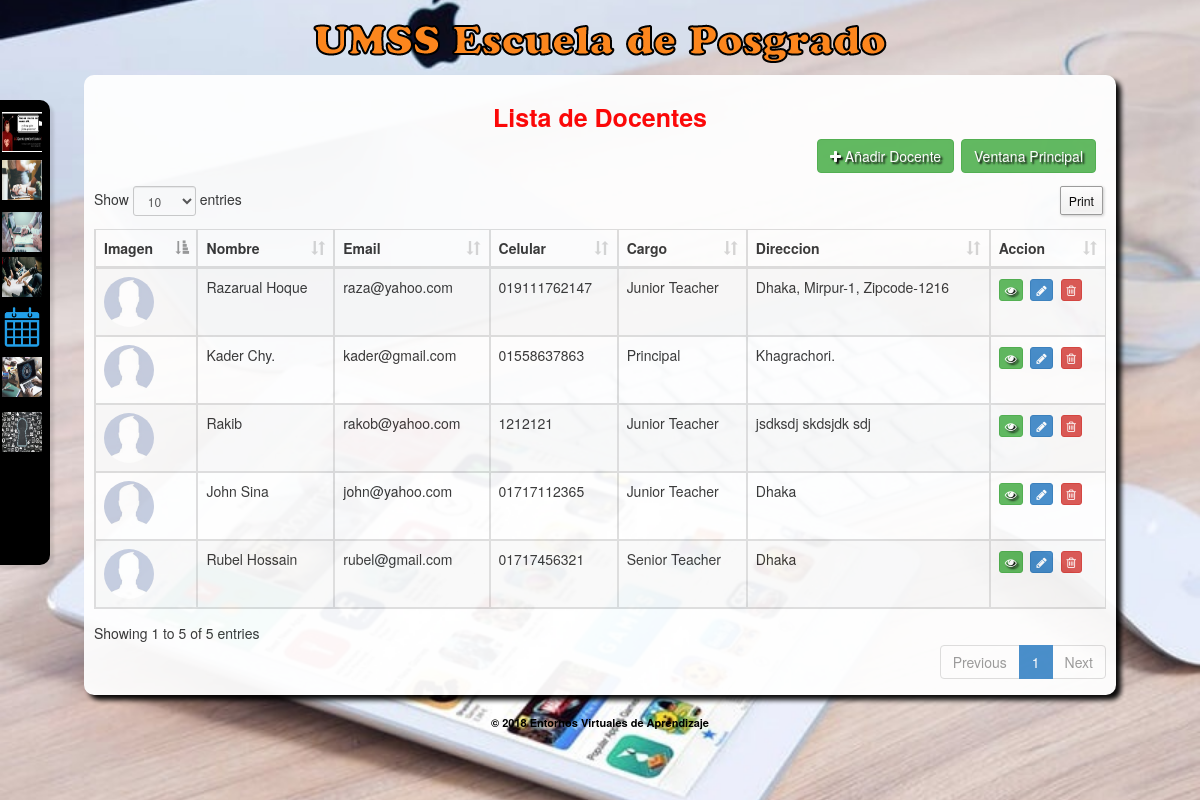
The app's page /teacher/teacher_list.php (signed in) with its own data.
### tables this page shows
CREATE TABLE IF NOT EXISTS `tbl_add_teacher` (
  `teacher_id` int(11) NOT NULL AUTO_INCREMENT,
  `t_name` varchar(200) NOT NULL,
  `t_designation` varchar(200) NOT NULL,
  `t_dob` varchar(50) NOT NULL,
  `t_gender` varchar(200) NOT NULL,
  `t_religion` varchar(200) NOT NULL,
  `t_email` varchar(200) NOT NULL,
  `t_phone` varchar(200) NOT NULL,
  `t_address` varchar(500) NOT NULL,
  `t_joining_date` varchar(100) NOT NULL,
  `t_photo` varchar(100) NOT NULL,
  `t_username` varchar(100) NOT NULL,
  `t_password` varchar(200) NOT NULL,
  `created_date` timestamp NOT NULL DEFAULT CURRENT_TIMESTAMP,
  PRIMARY KEY (`teacher_id`)
);

### teacher/teacher_list.php (the view, shortened to what this page needs)
<?php include('../header.php');
?>
<link type="text/css" href="<?php echo WEB_URL; ?>css/bootstrap.css" rel="stylesheet" />
<div class="content content_inside">
  <div class="header_text">
    <div class="header_text_left">Lista de Docentes</div>
    <div class="top_common_bar">
      <div class="obj_right" style="padding-right:10px !important;"><a class="btn btn_add_new btn-success" href="<?php echo WEB_URL; ?>teacher/add_teacher.php"><i class="fa fa-plus"></i>&nbsp;Añadir Docente</a>&nbsp;<a class="btn btn_add_new btn-success" href="<?php echo WEB_URL; ?>dashboard.php"><i class="fa"></i>Ventana Principal</a></div>
    </div>
  </div>
  <div>
    <table class="table sakotable table-bordered table-striped dt-responsive">
      <thead>
        <tr>
          <th>Imagen</th>
          <th>Nombre</th>
          <th>Email</th>
          <th>Celular</th>
          <th>Cargo</th>
          <th>Direccion</th>
          <th>Accion</th>
        </tr>
      </thead>
      <tbody>
        <?php
				$result = mysqli_query($link,"Select * from tbl_add_teacher order by teacher_id desc");
				while($row = mysqli_fetch_array($result)){
				$t_photo = WEB_URL . 'img/no_image.jpg';
					 ?>
        <tr>
          <td><img class="photo_img_round" style="width:50px;height:50px;" src="<?php echo $t_photo;  ?>" /></td>
          <td><?php echo $row['t_name']; ?></td>
          <td><?php echo $row['t_email']; ?></td>
          <td><?php echo $row['t_phone']; ?></td>
          <td><?php echo $row['t_designation']; ?></td>
          <td><?php echo $row['t_address']; ?></td>
          <td><a data-toggle="tooltip" data-placement="top" title="View" class="btn btn-success btn-xs mrg" href="<?php echo WEB_URL;?>teacher/teacher_details.php?id=<?php echo $row['teacher_id']; ?>"><i class="fa fa-eye"></i></a>&nbsp;&nbsp;<a title="Edit" data-toggle="tooltip" data-placement="top" class="btn btn-primary btn-xs mrg" href="<?php echo WEB_URL;?>teacher/add_teacher.php?id=<?php echo $row['teacher_id']; ?>"><i class="fa fa-pencil"></i></a>&nbsp;&nbsp;<a title="Delete" data-toggle="tooltip" data-placement="top" class="btn btn-danger btn-xs mrg" onClick="deleteTeacher(<?php echo $row['teacher_id']; ?>);" href="javascript:void(0);"><i class="fa fa-trash-o"></i></a></td>
        </tr>
        <?php } mysqli_close($link); ?>
      </tbody>
    </table>
  </div>
</div>
<?php include('../copyright.php');?>
</div>
<?php include('../footer.php');?>

### css/style.css (style rules this page uses)
body { font-family: Verdana,Arial,Helvetica,sans-serif; font-size: 12px; }
.content { width:86%; height:auto; margin:0 auto; background:#fff; opacity: 0.95; box-shadow:5px 5px 5px #000; border-radius:10px; min-height:517px; position:relative; }
.content_inside { padding:10px; }
a { outline:none !important; }
.header_text { width:100%; font-size:25px; color:red; text-align:center; font-weight:bold; padding-top:15px; margin-bottom:20px; }
.header_text_left { width:100%; text-align:center; }
.photo_img_round { border-radius:50px; }
.top_common_bar { margin-bottom:50px; }
.obj_right { float:right; }

### records on screen
tbl_add_teacher: t_name "Razarual Hoque", t_email "raza@yahoo.com", t_phone "019111762147", t_designation "Junior Teacher", t_address "Dhaka, Mirpur-1, Zipcode-1216"
tbl_add_teacher: t_name "Kader Chy.", t_email "kader@gmail.com", t_phone "01558637863", t_designation "Principal", t_address "Khagrachori."
tbl_add_teacher: t_name "Rakib", t_email "rakob@yahoo.com", t_phone "1212121", t_designation "Junior Teacher", t_address "jsdksdj skdsjdk sdj"
tbl_add_teacher: t_name "John Sina", t_email "john@yahoo.com", t_phone "01717112365", t_designation "Junior Teacher", t_address "Dhaka"
tbl_add_teacher: t_name "Rubel Hossain", t_email "rubel@gmail.com", t_phone "01717456321", t_designation "Senior Teacher", t_address "Dhaka"
